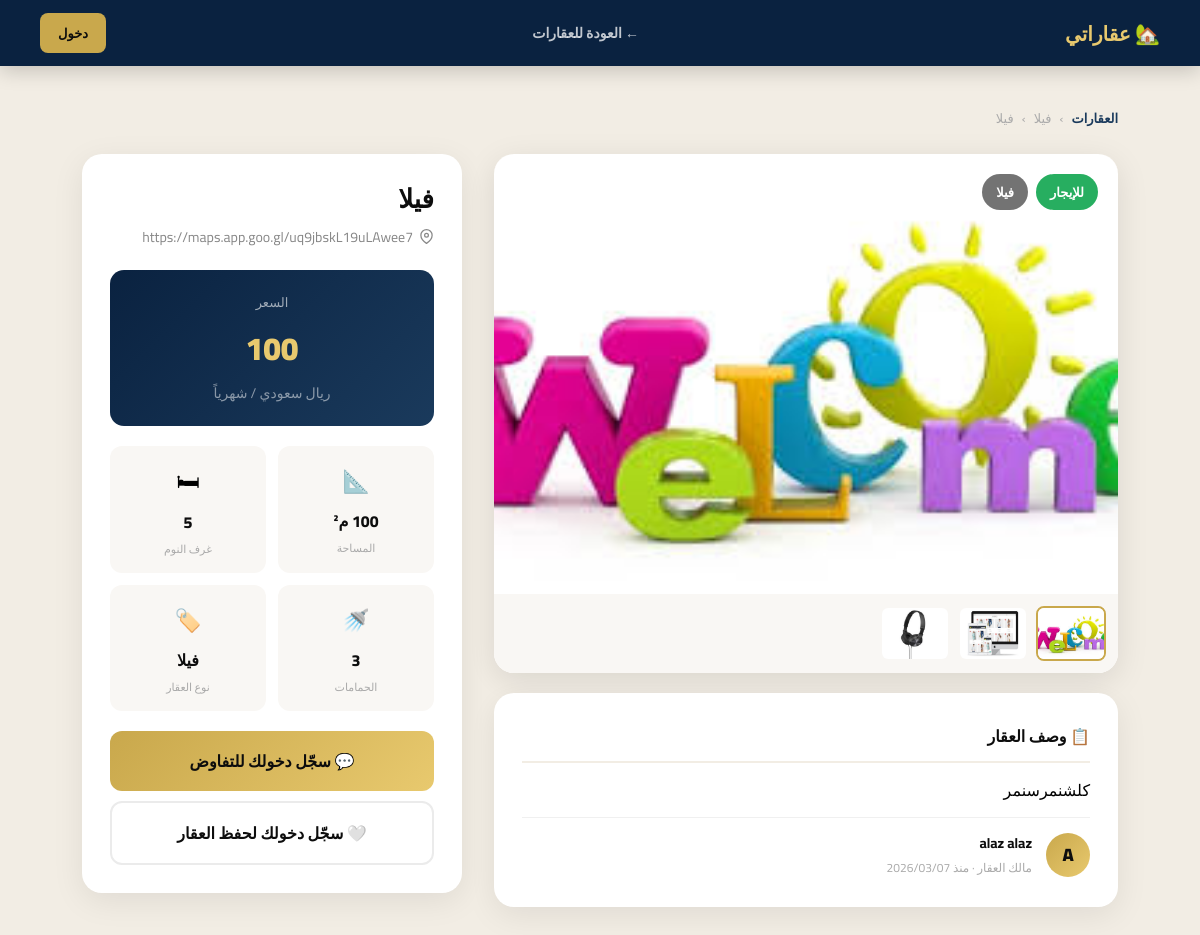
/properties/3/, run on the app's committed database.
### properties/models.py (models this page shows, shortened)
class Property(models.Model):
    TYPE_CHOICES = [
        ('apartment', 'شقة'),
        ('villa', 'فيلا'),
        ('office', 'مكتب'),
        ('land', 'أرض'),
        ('warehouse', 'مستودع'),
    ]
    STATUS_CHOICES = [
        ('sale', 'للبيع'),
        ('rent', 'للإيجار'),
    ]
    title = models.CharField(max_length=200, verbose_name='اسم العقار')
    description = models.TextField(verbose_name='وصف العقار', blank=True)
    price = models.DecimalField(max_digits=12, decimal_places=2, verbose_name='السعر')
    location = models.CharField(max_length=300, verbose_name='الموقع')
    area = models.DecimalField(max_digits=10, decimal_places=2, verbose_name='المساحة (م²)')
    property_type = models.CharField(max_length=20, choices=TYPE_CHOICES, default='apartment', verbose_name='نوع العقار')
    status = models.CharField(max_length=10, choices=STATUS_CHOICES, default='sale', verbose_name='الحالة')
    bedrooms = models.PositiveIntegerField(default=0, verbose_name='غرف النوم')
    bathrooms = models.PositiveIntegerField(default=0, verbose_name='الحمامات')
    created_by = models.ForeignKey(User, on_delete=models.CASCADE, related_name='properties', verbose_name='المالك')
    created_at = models.DateTimeField(auto_now_add=True)
    is_available = models.BooleanField(default=True, verbose_name='متاح')
    class Meta:
        ordering = ['-created_at']
        verbose_name = 'عقار'
        verbose_name_plural = 'العقارات'

class PropertyImage(models.Model):
    property = models.ForeignKey(Property, on_delete=models.CASCADE, related_name='images')
    image = models.ImageField(upload_to='property_images/', verbose_name='الصورة')
    is_primary = models.BooleanField(default=False, verbose_name='الصورة الرئيسية')
    uploaded_at = models.DateTimeField(auto_now_add=True)
    class Meta:
        verbose_name = 'صورة العقار'
        verbose_name_plural = 'صور العقارات'

### properties/views.py (the view)
# urls.py: path('properties/<int:pk>/', views.detail_view, name='detail'),
def detail_view(request, pk):
    property = get_object_or_404(Property, pk=pk)
    is_favorite = False
    if request.user.is_authenticated:
        is_favorite = Favorite.objects.filter(user=request.user, property=property).exists()
    context = {
        'property': property,
        'is_favorite': is_favorite,
        'images': property.images.all(),
    }
    return render(request, 'properties/detail.html', context)

### properties/templates/properties/detail.html (shortened to what this page needs)
<!DOCTYPE html>
<html lang="ar" dir="rtl">
<head>
</head>
<body>
<nav>
  <a href="{% url 'listing' %}" class="nav-brand">🏡 عقاراتي</a>
  <a href="{% url 'listing' %}" class="nav-back">← العودة للعقارات</a>
  <div class="nav-user">
    {% if user.is_authenticated %}
      <span class="nav-username">{{ user.first_name|default:user.username }}</span>
      <a href="{% url 'logout' %}" class="btn-nav btn-logout">خروج</a>
    {% else %}
      <a href="{% url 'login' %}" class="btn-nav" style="background:var(--gold);color:var(--ink)">دخول</a>
    {% endif %}
  </div>
</nav>
<div class="container">
  <div class="breadcrumb">
    <a href="{% url 'listing' %}">العقارات</a>
    <span>›</span>
    <span>{{ property.get_property_type_display }}</span>
    <span>›</span>
    <span>{{ property.title }}</span>
  </div>
  <div class="detail-layout">
    <div>
      <div class="gallery">
        <div class="main-img" id="mainImg">
          {% if images %}
            <img id="mainImgEl" src="{{ images.0.image.url }}" alt="{{ property.title }}">
          {% endif %}
          <div class="badge-overlay">
            <span class="badge {% if property.status == 'sale' %}badge-sale{% else %}badge-rent{% endif %}">{{ property.get_status_display }}</span>
            <span class="badge badge-type-o">{{ property.get_property_type_display }}</span>
          </div>
        </div>
        {% if images.count > 1 %}
        <div class="thumbs">
          {% for img in images %}
          <div class="thumb {% if forloop.first %}active{% endif %}" onclick="switchImg('{{ img.image.url }}', this)">
            <img src="{{ img.image.url }}" alt="">
          </div>
          {% endfor %}
        </div>
        {% endif %}
      </div>
      <div class="info-card" style="margin-top:20px">
        <div class="desc-section">
          <h3>📋 وصف العقار</h3>
          {% if property.description %}
            <p class="desc-text">{{ property.description|linebreaks }}</p>
          {% else %}
            <p class="no-desc">لا يوجد وصف مفصل لهذا العقار</p>
          {% endif %}
        </div>
        <div class="owner-row">
          <div class="owner-av">{{ property.created_by.first_name|slice:":1"|upper|default:property.created_by.username|slice:":1"|upper }}</div>
          <div>
            <div class="owner-name">{{ property.created_by.get_full_name|default:property.created_by.username }}</div>
            <div class="owner-label">مالك العقار · منذ {{ property.created_at|date:"Y/m/d" }}</div>
          </div>
        </div>
      </div>
    </div>
    <div class="info-panel">
      <div class="info-card">
        <h1 class="prop-title">{{ property.title }}</h1>
        <div class="prop-loc">
          <svg width="15" height="15" viewBox="0 0 24 24" fill="none" stroke="currentColor" stroke-width="2"><path d="M21 10c0 7-9 13-9 13s-9-6-9-13a9 9 0 0 1 18 0z"/><circle cx="12" cy="10" r="3"/></svg>
          {{ property.location }}
        </div>
        <div class="price-box">
          <div class="price-label">السعر</div>
          <div class="price-val">{{ property.price|floatformat:0 }}</div>
          <div class="price-unit">ريال سعودي{% if property.status == 'rent' %} / شهرياً{% endif %}</div>
        </div>
        <div class="specs">
          <div class="spec">
            <div class="spec-icon">📐</div>
            <div class="spec-val">{{ property.area|floatformat:0 }} م²</div>
            <div class="spec-label">المساحة</div>
          </div>
          {% if property.bedrooms %}
          <div class="spec">
            <div class="spec-icon">🛏</div>
            <div class="spec-val">{{ property.bedrooms }}</div>
            <div class="spec-label">غرف النوم</div>
          </div>
          {% endif %}
          {% if property.bathrooms %}
          <div class="spec">
            <div class="spec-icon">🚿</div>
            <div class="spec-val">{{ property.bathrooms }}</div>
            <div class="spec-label">الحمامات</div>
          </div>
          {% endif %}
          <div class="spec">
            <div class="spec-icon">🏷️</div>
            <div class="spec-val">{{ property.get_property_type_display }}</div>
            <div class="spec-label">نوع العقار</div>
          </div>
        </div>
        <div class="actions">
          {% if user.is_authenticated %}
            <a href="{% url 'negotiate' property.pk %}" class="btn-main btn-negotiate-main">💬 طلب التفاوض على العقار</a>
            <form method="post" action="{% url 'toggle_favorite' property.pk %}">
              {% csrf_token %}
              <button type="submit" class="btn-main btn-fav-main {% if is_favorite %}active{% endif %}">
                {% if is_favorite %}❤️ محفوظ في المفضلة{% else %}🤍 أضف إلى المفضلة{% endif %}
              </button>
            </form>
          {% else %}
            <a href="{% url 'login' %}?next={% url 'negotiate' property.pk %}" class="btn-main btn-negotiate-main">💬 سجّل دخولك للتفاوض</a>
            <a href="{% url 'login' %}?next={{ request.path }}" class="btn-main btn-fav-main">🤍 سجّل دخولك لحفظ العقار</a>
          {% endif %}
        </div>
      </div>
    </div>
  </div>
</div>
</body>
</html>

### data on the page
Property: property_type "فيلا", title "فيلا", status "للإيجار", description "كلشنمرسنمر", created_by.first_name "A", created_by.get_full_name "alaz alaz", created_at "2026/03/07", location "https://maps.app.goo.gl/uq9jbskL19uLAwee7", price "100", bedrooms "5", bathrooms "3"
PropertyImage: image (picture)
PropertyImage: image (picture)
PropertyImage: image (picture)
